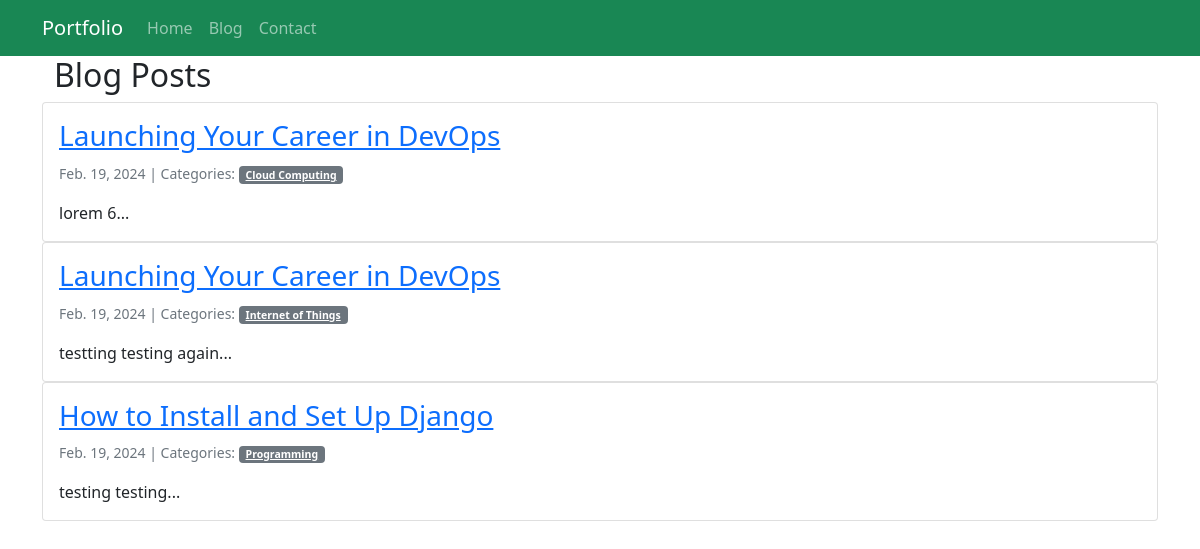
Screenshot of /blog/ with the database file from the repository.
### blog/models.py (models this page shows, shortened)
class Post(models.Model):
    title= models.CharField(max_length= 100)
    body = models.TextField()
    date_created = models.DateTimeField(auto_now_add = True)
    last_modified = models.DateTimeField(auto_now_add = True)
    categories = models.ManyToManyField("Category", related_name="posts")
    class Meta:
        ordering = ["-date_created"]
        verbose_name = "Post"
        verbose_name_plural = "Posts"

class Category(models.Model):
    name = models.CharField(max_length= 30)
    class Meta:
        verbose_name_plural = "Categories"

### blog/views.py (the view)
# urls.py: path("", views.index, name='index'),
def index(request):
    posts = Post.objects.all()
    return render(request, "blog/index.html", {"posts": posts})

### blog/templates/blog/index.html
{% extends "projects/base.html" %}
{% block content %}
<div class = "container">
    <h2>Blog Posts</h2>
</div>
{% for post in posts %}
    <div class="card mb-6">
        <div class="card-body">
            <h3 class="card-title">
                <a href="{% url 'blog:post_detail' post.pk%}">{{ post.title }}</a>
            </h3>
            <p class="card-text">
                <small class="text-muted">
                    {{ post.date_created.date}} | Categories:
                    {% for category in post.categories.all %}
                                    <a href="{% url 'blog:blog_category' category.name %}" class="badge bg-secondary">{{ category.name }}</a>
                                {% endfor %}
                </small>
            </p>
            <p class="card-text">{{ post.body | slice:":400" }}...</p>
        </div>
    </div>
{% endfor %}
{% endblock  %}

### rows the page displays
Post: title "Launching Your Career in DevOps", date_created "Feb. 19, 2024", body "lorem 6"
Category: name "Cloud Computing"
Post: title "Launching Your Career in DevOps", date_created "Feb. 19, 2024", body "testting testing again"
Category: name "Internet of Things"
Post: title "How to Install and Set Up Django", date_created "Feb. 19, 2024", body "testing testing"
Category: name "Programming"
